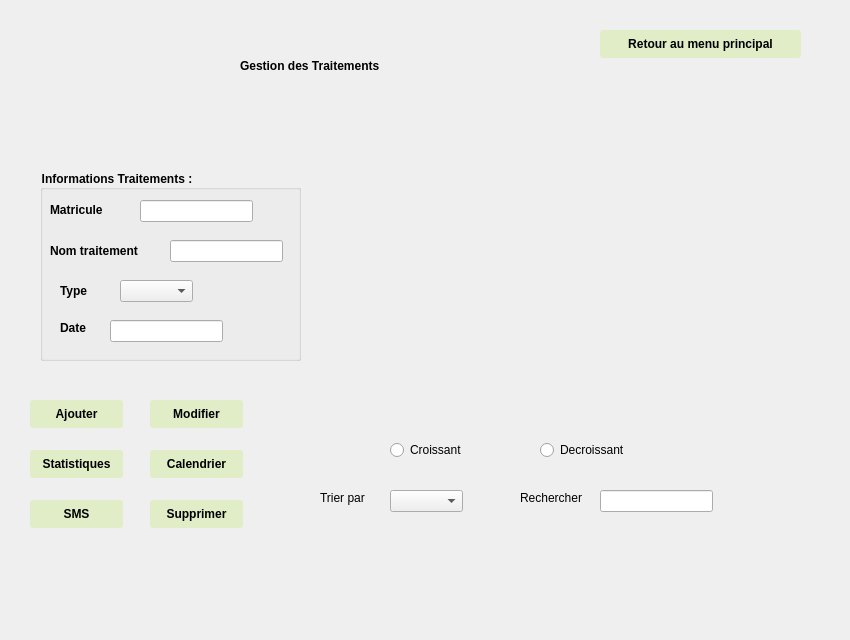
    <widget class="QWidget" name="page_3">
     <widget class="QLabel" name="label_2">
      <property name="geometry">
       <rect>
        <x>0</x>
        <y>20</y>
        <width>841</width>
        <height>611</height>
       </rect>
      </property>
      <property name="text">
       <string/>
      </property>
      <property name="pixmap">
       <pixmap>../2A/2sem/projet qt/back.png</pixmap>
      </property>
     </widget>
     <widget class="QLabel" name="label_3">
      <property name="geometry">
       <rect>
        <x>240</x>
        <y>50</y>
        <width>311</width>
        <height>31</height>
       </rect>
      </property>
      <property name="styleSheet">
       <string notr="true">font: 20pt &quot;Script MT Bold&quot;;
	font-weight: bold;</string>
      </property>
      <property name="text">
       <string>Gestion des Traitements</string>
      </property>
     </widget>
     <widget class="QPushButton" name="pushButton">
      <property name="geometry">
       <rect>
        <x>30</x>
        <y>400</y>
        <width>93</width>
        <height>28</height>
       </rect>
      </property>
      <property name="styleSheet">
       <string notr="true">QPushButton

{
	background-color: #e0edc6;
	color:rgb(0, 0, 0);
	font: 10pt &quot;Script MT Bold&quot;;
	font-weight: bold;
	border: none;
	border-radius: 3px;
	padding: 5px;

}</string>
      </property>
      <property name="text">
       <string>Ajouter</string>
      </property>
     </widget>
     <widget class="QPushButton" name="pushButton_2">
      <property name="geometry">
       <rect>
        <x>150</x>
        <y>400</y>
        <width>93</width>
        <height>28</height>
       </rect>
      </property>
      <property name="styleSheet">
       <string notr="true">QPushButton

{
	background-color: #e0edc6;
	color:rgb(0, 0, 0);
	font: 10pt &quot;Script MT Bold&quot;;
	font-weight: bold;
	border: none;
	border-radius: 3px;
	padding: 5px;

}</string>
      </property>
      <property name="text">
       <string>Modifier</string>
      </property>
     </widget>
     <widget class="QPushButton" name="pushButton_3">
      <property name="geometry">
       <rect>
        <x>30</x>
        <y>450</y>
        <width>93</width>
        <height>28</height>
       </rect>
      </property>
      <property name="styleSheet">
       <string notr="true">QPushButton

{
	background-color: #e0edc6;
	color:rgb(0, 0, 0);
	font: 10pt &quot;Script MT Bold&quot;;
	font-weight: bold;
	border: none;
	border-radius: 3px;
	padding: 5px;

}</string>
      </property>
      <property name="text">
       <string>Statistiques</string>
      </property>
     </widget>
     <widget class="QPushButton" name="pushButton_4">
      <property name="geometry">
       <rect>
        <x>150</x>
        <y>450</y>
        <width>93</width>
        <height>28</height>
       </rect>
      </property>
      <property name="styleSheet">
       <string notr="true">QPushButton

{
	background-color: #e0edc6;
	color:rgb(0, 0, 0);
	font: 10pt &quot;Script MT Bold&quot;;
	font-weight: bold;
	border: none;
	border-radius: 3px;
	padding: 5px;

}</string>
      </property>
      <property name="text">
       <string>Calendrier</string>
      </property>
     </widget>
     <widget class="QPushButton" name="pushButton_5">
      <property name="geometry">
       <rect>
        <x>150</x>
        <y>500</y>
        <width>93</width>
        <height>28</height>
       </rect>
      </property>
      <property name="styleSheet">
       <string notr="true">QPushButton

{
	background-color: #e0edc6;
	color:rgb(0, 0, 0);
	font: 10pt &quot;Script MT Bold&quot;;
	font-weight: bold;
	border: none;
	border-radius: 3px;
	padding: 5px;

}</string>
      </property>
      <property name="text">
       <string>Supprimer</string>
      </property>
     </widget>
     <widget class="QPushButton" name="pushButton_6">
      <property name="geometry">
       <rect>
        <x>30</x>
        <y>500</y>
        <width>93</width>
        <height>28</height>
       </rect>
      </property>
      <property name="styleSheet">
       <string notr="true">QPushButton

{
	background-color: #e0edc6;
	color:rgb(0, 0, 0);
	font: 10pt &quot;Script MT Bold&quot;;
	font-weight: bold;
	border: none;
	border-radius: 3px;
	padding: 5px;

}</string>
      </property>
      <property name="text">
       <string>SMS</string>
      </property>
     </widget>
     <widget class="QRadioButton" name="radioButton_3">
      <property name="geometry">
       <rect>
        <x>390</x>
        <y>440</y>
        <width>97</width>
        <height>20</height>
       </rect>
      </property>
      <property name="text">
       <string>Croissant</string>
      </property>
     </widget>
     <widget class="QRadioButton" name="radioButton_4">
      <property name="geometry">
       <rect>
        <x>540</x>
        <y>440</y>
        <width>97</width>
        <height>20</height>
       </rect>
      </property>
      <property name="text">
       <string>Decroissant</string>
      </property>
     </widget>
     <widget class="QLineEdit" name="lineEdit_11">
      <property name="geometry">
       <rect>
        <x>600</x>
        <y>490</y>
        <width>113</width>
        <height>22</height>
       </rect>
      </property>
     </widget>
     <widget class="QLabel" name="label_23">
      <property name="geometry">
       <rect>
        <x>320</x>
        <y>490</y>
        <width>56</width>
        <height>16</height>
       </rect>
      </property>
      <property name="text">
       <string>Trier par</string>
      </property>
     </widget>
     <widget class="QComboBox" name="comboBox_3">
      <property name="geometry">
       <rect>
        <x>390</x>
        <y>490</y>
        <width>73</width>
        <height>22</height>
       </rect>
      </property>
     </widget>
     <widget class="QLabel" name="label_24">
      <property name="geometry">
       <rect>
        <x>30</x>
        <y>30</y>
        <width>131</width>
        <height>81</height>
       </rect>
      </property>
      <property name="text">
       <string/>
      </property>
      <property name="pixmap">
       <pixmap>../logo app1 .png</pixmap>
      </property>
      <property name="scaledContents">
       <bool>true</bool>
      </property>
     </widget>
     <widget class="QGroupBox" name="groupBox_5">
      <property name="geometry">
       <rect>
        <x>40</x>
        <y>170</y>
        <width>261</width>
        <height>191</height>
       </rect>
      </property>
      <property name="styleSheet">
       <string notr="true">font: 10pt &quot;Script MT Bold&quot;;
	font-weight: bold;</string>
      </property>
      <property name="title">
       <string>Informations Traitements :</string>
      </property>
      <widget class="QLineEdit" name="lineEdit">
       <property name="geometry">
        <rect>
         <x>100</x>
         <y>30</y>
         <width>113</width>
         <height>22</height>
        </rect>
       </property>
      </widget>
      <widget class="QLabel" name="label_4">
       <property name="geometry">
        <rect>
         <x>10</x>
         <y>30</y>
         <width>81</width>
         <height>20</height>
        </rect>
       </property>
       <property name="text">
        <string>Matricule</string>
       </property>
      </widget>
      <widget class="QLineEdit" name="lineEdit_2">
       <property name="geometry">
        <rect>
         <x>130</x>
         <y>70</y>
         <width>113</width>
         <height>22</height>
        </rect>
       </property>
      </widget>
      <widget class="QLabel" name="label_5">
       <property name="geometry">
        <rect>
         <x>10</x>
         <y>70</y>
         <width>111</width>
         <height>21</height>
        </rect>
       </property>
       <property name="text">
        <string>Nom traitement</string>
       </property>
      </widget>
      <widget class="QComboBox" name="comboBox_4">
       <property name="geometry">
        <rect>
         <x>80</x>
         <y>110</y>
         <width>73</width>
         <height>22</height>
        </rect>
       </property>
      </widget>
      <widget class="QLabel" name="label_21">
       <property name="geometry">
        <rect>
         <x>20</x>
         <y>110</y>
         <width>56</width>
         <height>21</height>
        </rect>
       </property>
       <property name="text">
        <string>Type</string>
       </property>
      </widget>
      <widget class="QLineEdit" name="lineEdit_10">
       <property name="geometry">
        <rect>
         <x>70</x>
         <y>150</y>
         <width>113</width>
         <height>22</height>
        </rect>
       </property>
      </widget>
      <widget class="QLabel" name="label_22">
       <property name="geometry">
        <rect>
         <x>20</x>
         <y>150</y>
         <width>56</width>
         <height>16</height>
        </rect>
       </property>
       <property name="text">
        <string>Date</string>
       </property>
      </widget>
     </widget>
     <widget class="QLabel" name="label_25">
      <property name="geometry">
       <rect>
        <x>520</x>
        <y>490</y>
        <width>81</width>
        <height>16</height>
       </rect>
      </property>
      <property name="text">
       <string>Rechercher</string>
      </property>
     </widget>
     <widget class="QPushButton" name="pushButton_7">
      <property name="geometry">
       <rect>
        <x>600</x>
        <y>30</y>
        <width>201</width>
        <height>28</height>
       </rect>
      </property>
      <property name="styleSheet">
       <string notr="true">QPushButton

{
	background-color: #e0edc6;
	color:rgb(0, 0, 0);
	font: 10pt &quot;Script MT Bold&quot;;
	font-weight: bold;
	border: none;
	border-radius: 3px;
	padding: 5px;

}</string>
      </property>
      <property name="text">
       <string>Retour au menu principal</string>
      </property>
     </widget>
    </widget>
